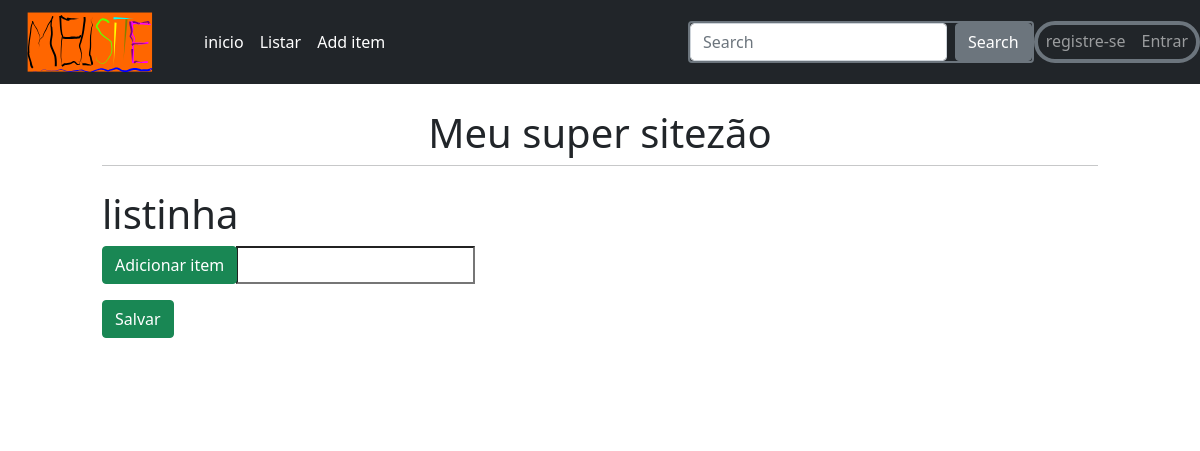
Page /2 on the earlier database version.
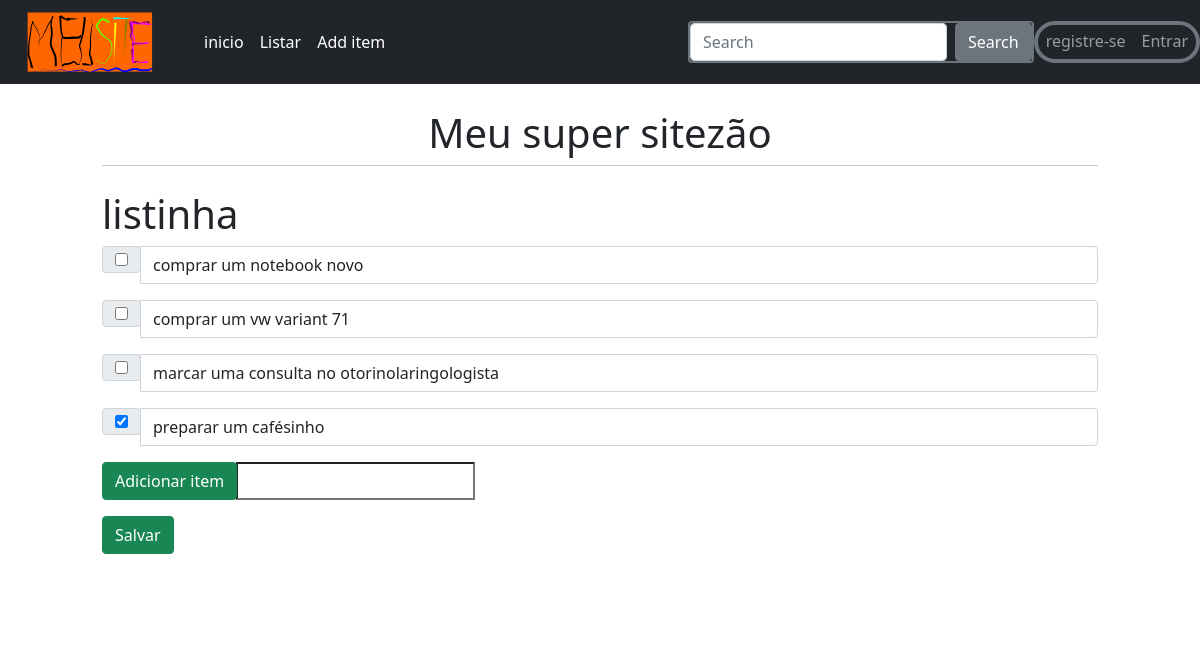
Same page on the later database version.
### main/models.py (models this page shows, shortened)
class ToDoList(models.Model):
    name = models.CharField(max_length= 200)

class item(models.Model):
    todolist = models.ForeignKey(ToDoList, on_delete = models.CASCADE)
    text=models.CharField(max_length=300)
    complete = models.BooleanField()

### main/views.py (the view, shortened to what this page needs)
# urls.py: path("<int:id>", views.index, name="index"),
def index(response, id):
    ls = ToDoList.objects.get(id=id)
    return render(response, "main/list.html", {"ls": ls})

### main/templates/main/list.html (shortened to what this page needs)
{% extends "main/base.html" %}
{% block content %}
    <h1>{{ls.name}}</h1>
        <form method = "post" action = "#">
            {% for item in ls.item_set.all %}
            <div class="input-group mb-3">
                <div class= "input-group-prepend">
                    <div class="input-group-text">
                        {% if item.complete == True %}
                        <input type="checkbox", value= "clicked", name = "c{{item.id}}" checked >
                    {%else%}
                        <input type="checkbox", value= "clicked", name = "c{{item.id}}">
                    {% endif %}
                    </div>
                </div>
                <input type="text", value="{{item.text}}" class="form-control">
            </div>
            {% endfor %}
        <div class= "input-group mb-3">
            <div class= "input-group-prepend">
                <button type="submit", name="newItem", value= "save", class = "btn btn-success"> Adicionar item</button>
            </div>
            <input type="text" name="new">
        </div>
        <button type="submit", name="save", value= "save", class = "btn btn-success"> Salvar</button>
    </form>
    {% endblock %}

### main/templates/main/base.html (shortened to what this page needs)
{% load static %}
<!doctype html>
<html>
<head>
    <link href="https://cdn.jsdelivr.net/npm/bootstrap@5.0.2/dist/css/bootstrap.min.css" rel="stylesheet">
</head>
<body>
    <nav class="navbar navbar-dark bg-dark navbar-expand-sm  fixed-top">
          <a class="navbar-brand" href= "/home"><img src="{% static "/img/logo.svg" %}" width="150px" height="60px"/></a>
          <div class="collapse navbar-collapse" id="collapsibleNavId">
            <ul class="navbar-nav me-auto mt-2 mt-lg-0">
              <li class="nav-item">
                <a class="nav-link active" href="/home" aria-current="page">inicio <span class="visually-hidden">(current)</span></a>
              </li>
              <li class="nav-item">
                <a class="nav-link active" href="/2" aria-current="page">Listar <span class="visually-hidden">(current)</span></a>
              </li>
              <li class="nav-item">
                <a class="nav-link active" href="/create" aria-current="page">Add item <span class="visually-hidden">(current)</span></a>
              </li>
            </ul>
            <div class=" d-flex my-2 my-sm-0 " >
                <span class="border border-2 border-secondary rounded">
                <form class="d-flex my-2 my-lg-0">
                    <input class="form-control me-sm-2" type="text" placeholder="Search">
                    <button class="btn  btn-secondary my-2 my-sm-0" type="submit">Search</button>
                </form>
                </span>
                <span class="border border-4 border-secondary rounded-pill">
                <ul class="navbar-nav me-auto mt-2 mt-lg-0">
                <li class="  nav-item">
                    <a class="nav-link" href= "/register">registre-se</a>
                </li>
                <li class="nav-item">
                    <a class="nav-link" href= "/login"> Entrar<a/>
                </li>
              </ul>
            </span>
            </div>
          </div>
         </nav>
    <div id= "content", name = "content", class= "main">
        <div class="row justify-content-sm-center">
            <div class="col-10">
                <h1 class= "mt-4" style="text-align:center"> Meu super sitezão</h1>
                <hr class = "mt-0 mb-4">
                    {% block content %}
                    {% endblock %}
            </div>
        </div>
    </div>
</body>
</html>

### main/templates/main/base.html (style rules this page uses)
.main { margin-left:0px; padding: 85px 0px; background-color:#fff }
a:link, a:visited { color: white; padding: 4px 15px; text-align: center; text-decoration: none; display: inline-block; }

Differences in the rows shown:
added item: text "comprar um notebook novo"
added item: text "comprar um vw variant 71"
added item: text "marcar uma consulta no otorinolaringologista"
added item: text "preparar um cafésinho"
